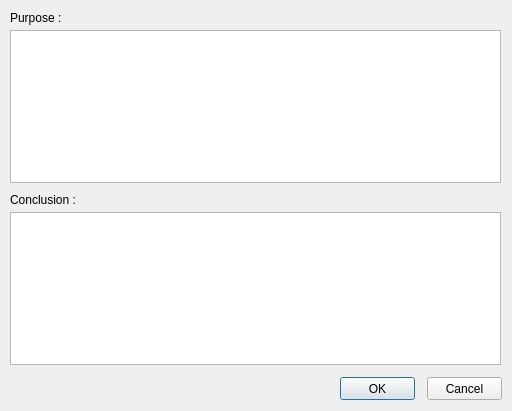
<?xml version="1.0" encoding="UTF-8"?>
<ui version="4.0">
 <class>GTAPurposeAndConclusionDialogClass</class>
 <widget class="QDialog" name="GTAPurposeAndConclusionDialogClass">
  <property name="geometry">
   <rect>
    <x>0</x>
    <y>0</y>
    <width>512</width>
    <height>411</height>
   </rect>
  </property>
  <property name="windowTitle">
   <string>GTAPurposeAndConclusionDialog</string>
  </property>
  <widget class="QLabel" name="Purposelabel">
   <property name="geometry">
    <rect>
     <x>10</x>
     <y>10</y>
     <width>81</width>
     <height>16</height>
    </rect>
   </property>
   <property name="text">
    <string>Purpose : </string>
   </property>
  </widget>
  <widget class="QTextEdit" name="PurposeLE">
   <property name="geometry">
    <rect>
     <x>10</x>
     <y>30</y>
     <width>491</width>
     <height>153</height>
    </rect>
   </property>
   <property name="html">
    <string>&lt;!DOCTYPE HTML PUBLIC &quot;-//W3C//DTD HTML 4.0//EN&quot; &quot;http://www.w3.org/TR/REC-html40/strict.dtd&quot;&gt;
&lt;html&gt;&lt;head&gt;&lt;meta name=&quot;qrichtext&quot; content=&quot;1&quot; /&gt;&lt;style type=&quot;text/css&quot;&gt;
p, li { white-space: pre-wrap; }
&lt;/style&gt;&lt;/head&gt;&lt;body style=&quot; font-family:'MS Shell Dlg 2'; font-size:8.25pt; font-weight:400; font-style:normal;&quot;&gt;
&lt;p style=&quot;-qt-paragraph-type:empty; margin-top:0px; margin-bottom:0px; margin-left:0px; margin-right:0px; -qt-block-indent:0; text-indent:0px;&quot;&gt;&lt;br /&gt;&lt;/p&gt;&lt;/body&gt;&lt;/html&gt;</string>
   </property>
  </widget>
  <widget class="QLabel" name="conclusionLabel">
   <property name="geometry">
    <rect>
     <x>10</x>
     <y>190</y>
     <width>81</width>
     <height>20</height>
    </rect>
   </property>
   <property name="text">
    <string>Conclusion :</string>
   </property>
  </widget>
  <widget class="QTextEdit" name="ConclusionLE">
   <property name="geometry">
    <rect>
     <x>10</x>
     <y>212</y>
     <width>491</width>
     <height>153</height>
    </rect>
   </property>
  </widget>
  <widget class="QPushButton" name="OKBtn">
   <property name="geometry">
    <rect>
     <x>340</x>
     <y>377</y>
     <width>75</width>
     <height>23</height>
    </rect>
   </property>
   <property name="text">
    <string>OK</string>
   </property>
  </widget>
  <widget class="QPushButton" name="CancelBtn">
   <property name="geometry">
    <rect>
     <x>427</x>
     <y>377</y>
     <width>75</width>
     <height>23</height>
    </rect>
   </property>
   <property name="text">
    <string>Cancel</string>
   </property>
  </widget>
 </widget>
 <layoutdefault spacing="6" margin="11"/>
 <resources/>
 <connections/>
</ui>
